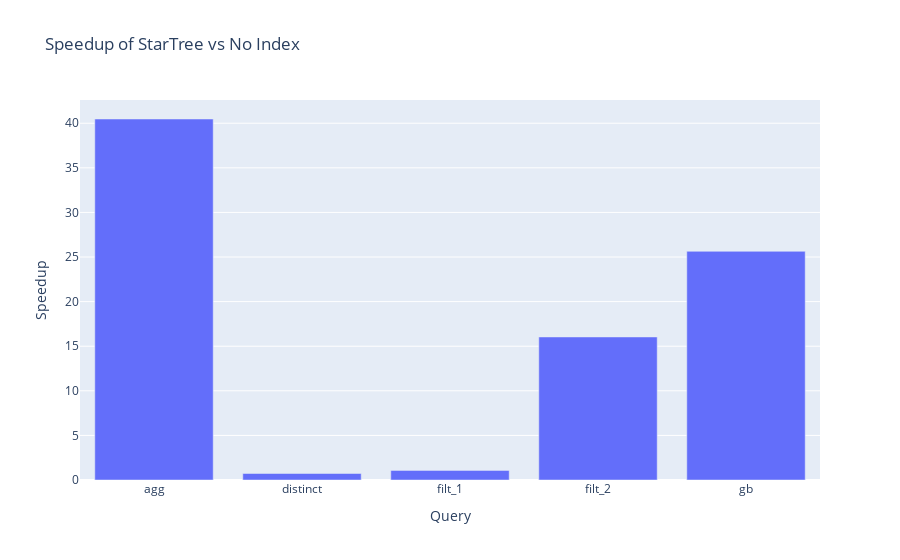

The cell this chart's notebook holds for it:
### Code cell
basic_res(res_df)

### Figure 1 — Plotly figure (JSON) as saved in the notebook; plotly's stock layout.template omitted (floating-point values rounded to 4 significant figures)
{"data": [{"alignmentgroup": "True", "hovertemplate": "Query=%{x}<br>Speedup=%{y}<extra></extra>", "legendgroup": "", "marker": {"color": "#636efa", "pattern": {"shape": ""}}, "name": "", "offsetgroup": "", "orientation": "v", "showlegend": false, "textposition": "auto", "type": "bar", "x": ["agg", "distinct", "filt_1", "filt_2", "gb"], "xaxis": "x", "y": [40.48, 0.7289, 1.078, 16.04, 25.64], "yaxis": "y"}], "layout": {"barmode": "relative", "legend": {"tracegroupgap": 0}, "title": {"text": "Speedup of StarTree vs No Index"}, "xaxis": {"anchor": "y", "domain": [0, 1], "title": {"text": "Query"}}, "yaxis": {"anchor": "x", "domain": [0, 1], "title": {"text": "Speedup"}}}}
